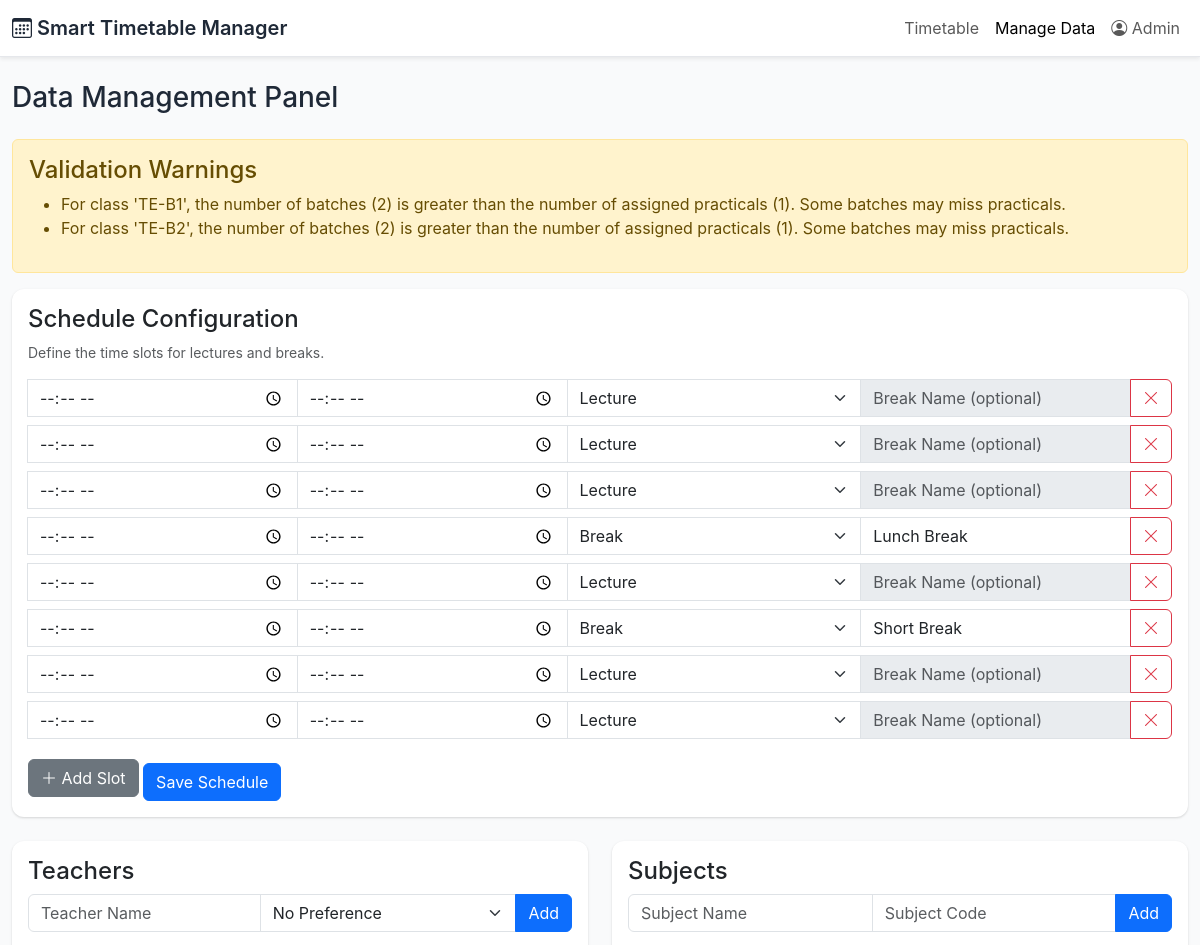
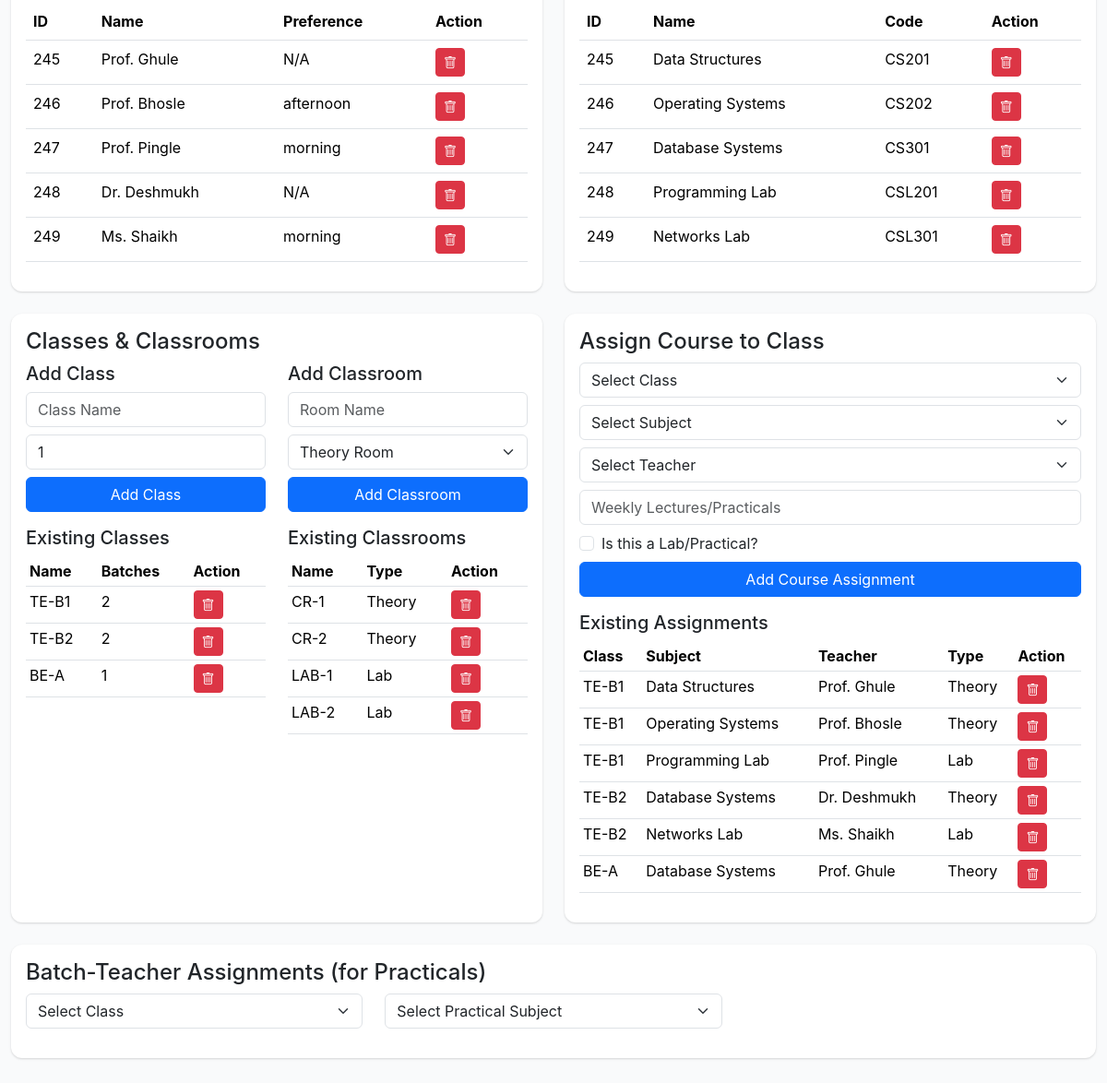
The page /manage on the database as committed earlier (2 pictures, top to bottom).
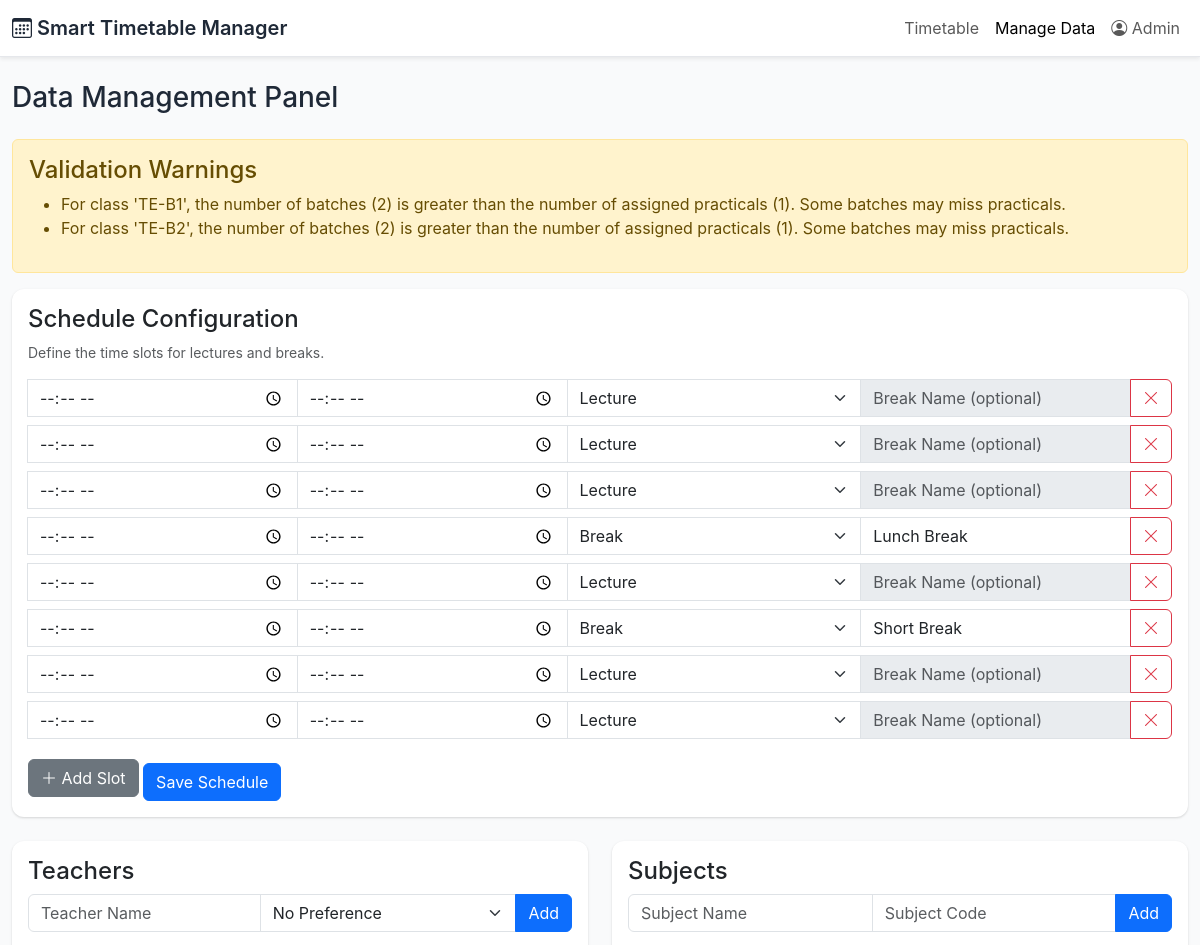
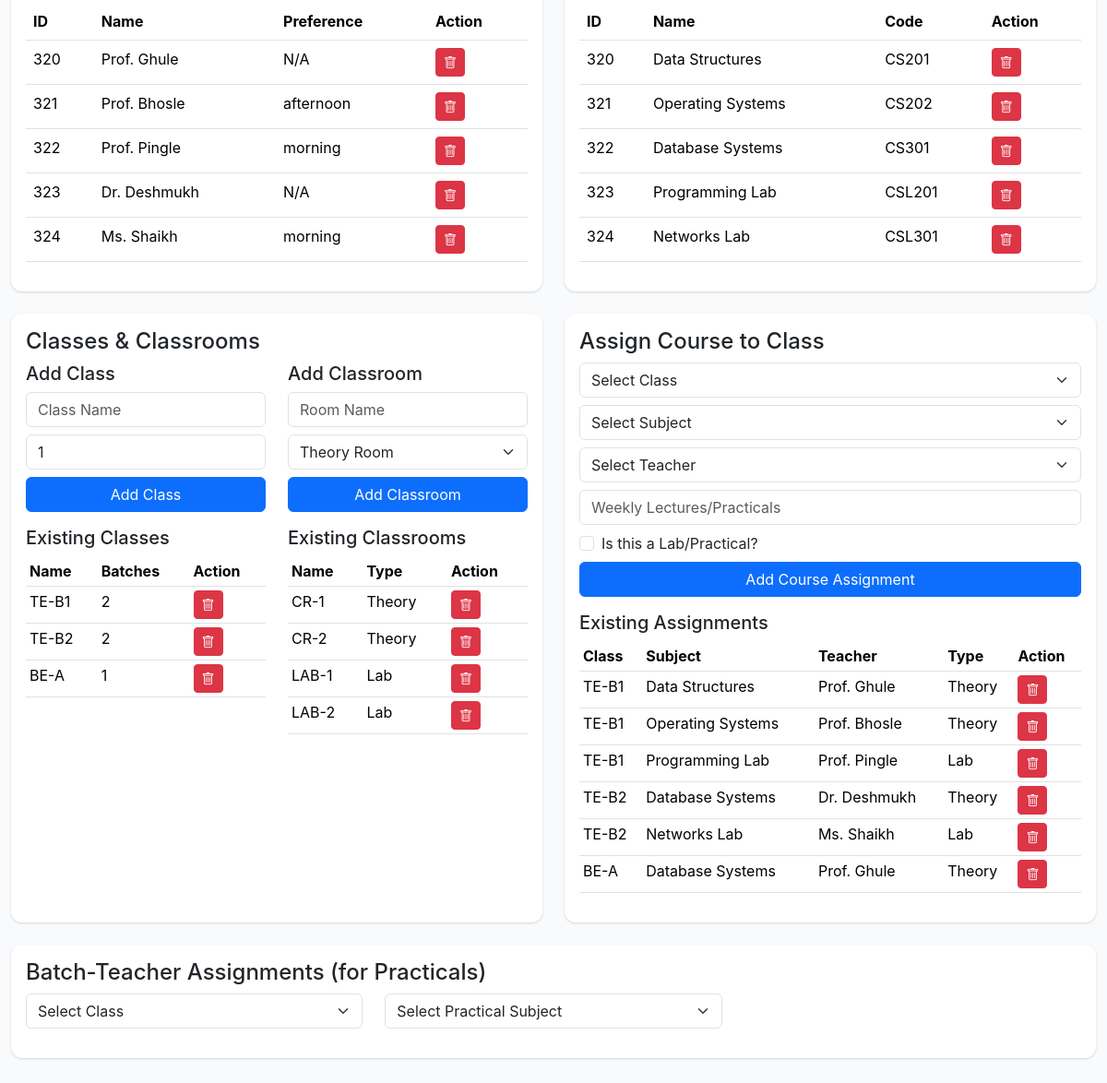
The same page on the database as committed later (2 pictures, top to bottom).
### tables this page shows
CREATE TABLE schedule_config (
                config_id INTEGER PRIMARY KEY AUTOINCREMENT,
                is_break INTEGER,
                start_time TEXT,
                end_time TEXT,
                break_name TEXT
            );

CREATE TABLE teachers (
                teacher_id INTEGER PRIMARY KEY AUTOINCREMENT,
                name TEXT NOT NULL
            );

CREATE TABLE teacher_preferences (
                teacher_id INTEGER PRIMARY KEY,
                preference TEXT,
                FOREIGN KEY (teacher_id) REFERENCES teachers(teacher_id)
            );

CREATE TABLE subjects (
                subject_id INTEGER PRIMARY KEY AUTOINCREMENT,
                name TEXT NOT NULL,
                code TEXT NOT NULL UNIQUE
            );

CREATE TABLE classes (
                class_id INTEGER PRIMARY KEY AUTOINCREMENT,
                name TEXT NOT NULL UNIQUE,
                num_batches INTEGER NOT NULL DEFAULT 1
            );

CREATE TABLE classrooms (
                classroom_id INTEGER PRIMARY KEY AUTOINCREMENT,
                name TEXT NOT NULL UNIQUE,
                is_lab INTEGER DEFAULT 0
            );

CREATE TABLE courses (
                course_id INTEGER PRIMARY KEY AUTOINCREMENT,
                class_id INTEGER,
                subject_id INTEGER,
                teacher_id INTEGER,
                weekly_lectures INTEGER NOT NULL,
                is_lab INTEGER NOT NULL DEFAULT 0,
                FOREIGN KEY (class_id) REFERENCES classes(class_id),
                FOREIGN KEY (subject_id) REFERENCES subjects(subject_id),
                FOREIGN KEY (teacher_id) REFERENCES teachers(teacher_id)
            );

### app.py (the view, shortened to what this page needs)
@app.route('/manage', methods=['GET', 'POST'])
def manage():
    db = get_db()
    cur = db.cursor()
    warnings = []
    classes_list = cur.execute('SELECT * FROM classes').fetchall()
    for class_obj in classes_list:
        num_batches = class_obj['num_batches']
        if num_batches > 1:
            practicals_count = cur.execute('SELECT COUNT(*) FROM courses WHERE class_id = ? AND is_lab = 1', (class_obj['class_id'],)).fetchone()[0]
            if practicals_count > 0 and num_batches > practicals_count:
                 warnings.append(f"For class '{class_obj['name']}', the number of batches ({num_batches}) is greater than the number of assigned practicals ({practicals_count}). Some batches may miss practicals.")
    teachers = cur.execute('SELECT teachers.*, teacher_preferences.preference FROM teachers LEFT JOIN teacher_preferences ON teachers.teacher_id = teacher_preferences.teacher_id').fetchall()
    subjects = cur.execute('SELECT * FROM subjects').fetchall()
    classrooms = cur.execute('SELECT * FROM classrooms').fetchall()
    courses = cur.execute('''
        SELECT c.*, t.name as teacher_name, sub.name as subject_name, cl.name as class_name, cl.num_batches
        FROM courses c
        JOIN teachers t ON c.teacher_id = t.teacher_id
        JOIN subjects sub ON c.subject_id = sub.subject_id
        JOIN classes cl ON c.class_id = cl.class_id
    ''').fetchall()
    batch_assignments = defaultdict(lambda: defaultdict(dict))
    assignments = cur.execute('''
        SELECT b.*, t.name as teacher_name
        FROM batch_teacher_assignments b
        JOIN teachers t ON b.teacher_id = t.teacher_id
    ''').fetchall()
    for a in assignments:
        batch_assignments[a['class_id']][a['subject_id']][a['batch_number']] = a['teacher_id']
    schedule_config = get_slot_times()
    return render_template('manage.html',
                           teachers=teachers,
                           subjects=subjects,
                           classes=classes_list,
                           classrooms=classrooms,
                           courses=courses,
                           schedule_config=schedule_config,
                           warnings=warnings,
                           batch_assignments=batch_assignments)

### app.py (called while the page is built)
def get_db():
    db = getattr(g, '_database', None)
    if db is None:
        db = sqlite3.connect(DB_PATH)
        db.row_factory = sqlite3.Row
        g._database = db
    return db

@app.teardown_appcontext
def close_connection(exception):
    db = getattr(g, '_database', None)
    if db is not None:
        db.close()

def get_slot_times():
    db = get_db()
    cur = db.cursor()
    cur.execute('SELECT * FROM schedule_config ORDER BY config_id')
    return cur.fetchall()

### templates/manage.html (shortened to what the changed rows need)
<!DOCTYPE html>
<html lang="en">
<head>
    <link rel="stylesheet" href="https://cdn.jsdelivr.net/npm/bootstrap@5.3.1/dist/css/bootstrap.min.css">
    <link rel="stylesheet" href="https://cdn.jsdelivr.net/npm/bootstrap-icons/font/bootstrap-icons.css">
    <link rel="stylesheet" href="{{ url_for('static', filename='css/style.css') }}">
</head>
<body>
    <div class="main-content container-fluid py-4">
        <h1 class="h3 mb-4">Data Management Panel</h1>
        {% if warnings %}
        <div class="alert alert-warning">
            <ul>
                {% for warning in warnings %}
                <li>{{ warning }}</li>
                {% endfor %}
            </ul>
        </div>
        {% endif %}
        <div class="card p-3 mb-4">
            <h2 class="h4">Schedule Configuration</h2>
            <form id="scheduleConfigForm" action="{{ url_for('manage') }}" method="post">
                <div id="slotInputs">
                    {% for slot in schedule_config %}
                    <div class="input-group mb-2">
                        <input type="time" class="form-control" name="start_time" value="{{ slot.start_time }}" required>
                        <input type="time" class="form-control" name="end_time" value="{{ slot.end_time }}" required>
                        <select class="form-select" name="is_break">
                            <option value="0" {% if not slot.is_break %}selected{% endif %}>Lecture</option>
                            <option value="1" {% if slot.is_break %}selected{% endif %}>Break</option>
                        </select>
                        <input type="text" class="form-control break-name-input" name="break_name" placeholder="Break Name (optional)" value="{{ slot.break_name or '' }}" {% if not slot.is_break %}disabled{% endif %}>
                        <button type="button" class="btn btn-outline-danger remove-slot"><i class="bi bi-x-lg"></i></button>
                    </div>
                    {% endfor %}
                </div>
            </form>
        </div>
        <div class="row">
            <div class="col-lg-6 mb-4">
                <div class="card p-3 h-100">
                    <h2 class="h4">Teachers</h2>
                    <div class="table-responsive">
                        <table class="table table-hover">
                            <thead><tr><th>ID</th><th>Name</th><th>Preference</th><th>Action</th></tr></thead>
                            <tbody>
                                {% for teacher in teachers %}
                                <tr>
                                    <td>{{ teacher.teacher_id }}</td>
                                    <td>{{ teacher.name }}</td>
                                    <td>{{ teacher.preference or 'N/A' }}</td>
                                    <td>
                                        <form action="{{ url_for('manage') }}" method="post" onsubmit="return confirm('Delete this teacher?');">
                                            <button type="submit" class="btn btn-danger btn-sm"><i class="bi bi-trash"></i></button>
                                        </form>
                                    </td>
                                </tr>
                                {% endfor %}
                            </tbody>
                        </table>
                    </div>
                </div>
            </div>
            <div class="col-lg-6 mb-4">
                <div class="card p-3 h-100">
                    <h2 class="h4">Subjects</h2>
                    <div class="table-responsive">
                        <table class="table table-hover">
                            <thead><tr><th>ID</th><th>Name</th><th>Code</th><th>Action</th></tr></thead>
                            <tbody>
                                {% for subject in subjects %}
                                <tr>
                                    <td>{{ subject.subject_id }}</td>
                                    <td>{{ subject.name }}</td>
                                    <td>{{ subject.code }}</td>
                                    <td>
                                        <form action="{{ url_for('manage') }}" method="post" onsubmit="return confirm('Delete this subject?');">
                                            <button type="submit" class="btn btn-danger btn-sm"><i class="bi bi-trash"></i></button>
                                        </form>
                                    </td>
                                </tr>
                                {% endfor %}
                            </tbody>
                        </table>
                    </div>
                </div>
            </div>
        </div>
        <div class="row">
            <div class="col-lg-6 mb-4">
                <div class="card p-3 h-100">
                    <h2 class="h4">Classes & Classrooms</h2>
                    <div class="row">
                        <div class="col-md-6">
                            <div class="table-responsive">
                                <table class="table table-sm">
                                    <thead><tr><th>Name</th><th>Batches</th><th>Action</th></tr></thead>
                                    <tbody>
                                        {% for class_obj in classes %}
                                        <tr>
                                            <td>{{ class_obj.name }}</td>
                                            <td>{{ class_obj.num_batches }}</td>
                                            <td>
                                                <form action="{{ url_for('manage') }}" method="post" onsubmit="return confirm('Delete this class?');">
                                                    <button type="submit" class="btn btn-danger btn-sm"><i class="bi bi-trash"></i></button>
                                                </form>
                                            </td>
                                        </tr>
                                        {% endfor %}
                                    </tbody>
                                </table>
                            </div>
                        </div>
                        <div class="col-md-6">
                            <div class="table-responsive">
                                <table class="table table-sm">
                                    <thead><tr><th>Name</th><th>Type</th><th>Action</th></tr></thead>
                                    <tbody>
                                        {% for room in classrooms %}
                                        <tr>
                                            <td>{{ room.name }}</td>
                                            <td>{{ 'Lab' if room.is_lab else 'Theory' }}</td>
                                            <td>
                                                <form action="{{ url_for('manage') }}" method="post" onsubmit="return confirm('Delete this classroom?');">
                                                    <button type="submit" class="btn btn-danger btn-sm"><i class="bi bi-trash"></i></button>
                                                </form>
                                            </td>
                                        </tr>
                                        {% endfor %}
                                    </tbody>
                                </table>
                            </div>
                        </div>
                    </div>
                </div>
            </div>
            <div class="col-lg-6 mb-4">
                <div class="card p-3 h-100">
                    <h2 class="h4">Assign Course to Class</h2>
                    <div class="table-responsive">
                        <table class="table table-hover table-sm">
                            <thead><tr><th>Class</th><th>Subject</th><th>Teacher</th><th>Type</th><th>Action</th></tr></thead>
                            <tbody>
                                {% for course in courses %}
                                <tr>
                                    <td>{{ course.class_name }}</td>
                                    <td>{{ course.subject_name }}</td>
                                    <td>{{ course.teacher_name }}</td>
                                    <td>{{ 'Lab' if course.is_lab else 'Theory' }}</td>
                                    <td>
                                        <form action="{{ url_for('manage') }}" method="post" onsubmit="return confirm('Delete this course?');">
                                            <button type="submit" class="btn btn-danger btn-sm"><i class="bi bi-trash"></i></button>
                                        </form>
                                    </td>
                                </tr>
                                {% endfor %}
                            </tbody>
                        </table>
                    </div>
                </div>
            </div>
        </div>
        <div class="card p-3 mb-4">
            <h2 class="h4">Batch-Teacher Assignments (for Practicals)</h2>
        </div>
    </div>
</body>
</html>

Rows that differ between the two databases and show on the page:
removed teachers: teacher_id "245", name "Prof. Ghule", preference "N/A"
removed teacher_preferences: teacher_id "246", name "Prof. Bhosle", preference "afternoon"
removed teacher_preferences: teacher_id "247", name "Prof. Pingle", preference "morning"
removed teachers: teacher_id "248", name "Dr. Deshmukh", preference "N/A"
removed teacher_preferences: teacher_id "249", name "Ms. Shaikh", preference "morning"
removed subjects: subject_id "245", name "Data Structures", code "CS201"
removed subjects: subject_id "246", name "Operating Systems", code "CS202"
removed subjects: subject_id "247", name "Database Systems", code "CS301"
removed subjects: subject_id "248", name "Programming Lab", code "CSL201"
removed subjects: subject_id "249", name "Networks Lab", code "CSL301"
added teachers: teacher_id "320", name "Prof. Ghule", preference "N/A"
added teacher_preferences: teacher_id "321", name "Prof. Bhosle", preference "afternoon"
added teacher_preferences: teacher_id "322", name "Prof. Pingle", preference "morning"
added teachers: teacher_id "323", name "Dr. Deshmukh", preference "N/A"
added teacher_preferences: teacher_id "324", name "Ms. Shaikh", preference "morning"
added subjects: subject_id "320", name "Data Structures", code "CS201"
added subjects: subject_id "321", name "Operating Systems", code "CS202"
added subjects: subject_id "322", name "Database Systems", code "CS301"
added subjects: subject_id "323", name "Programming Lab", code "CSL201"
added subjects: subject_id "324", name "Networks Lab", code "CSL301"
